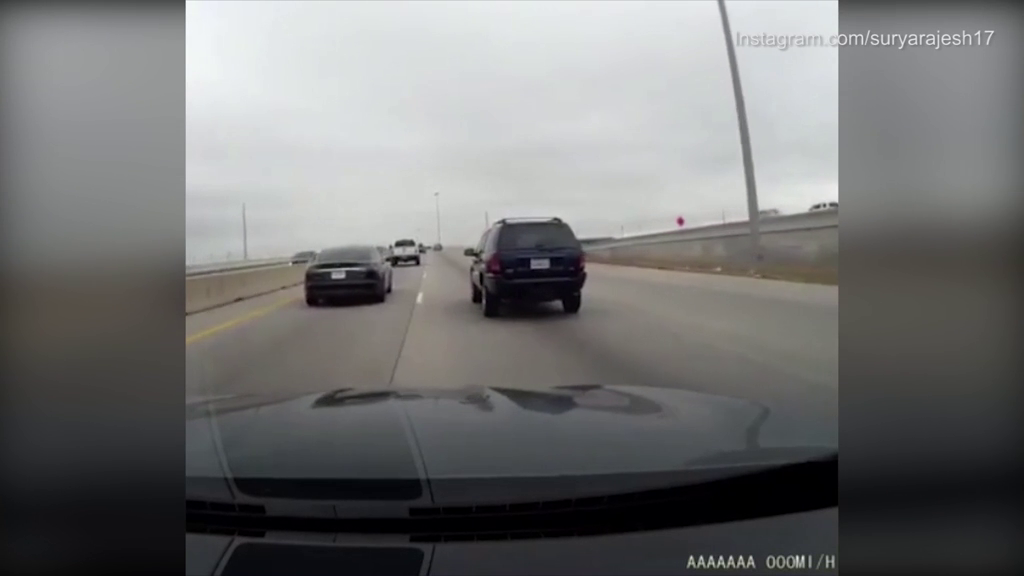
#> input picture frame 72 of cra.mp4, 1024 x 576 px, given in place of videoplayback.mp4, which was not available
$ python car_video_rec.py
#> lines starting #> are read from the running program, lines starting #| are printed output that depends on the picture; after the words box and inside, x2 and y2 are one past the last pixel; in counts of white or black regions, pixels touching at a corner belong together; pictures that were not available may be replaced by others from this repository, and a replacement may not be noted
import cv2

trained_car_data = cv2.CascadeClassifier('Car_detector.xml')
pedestrian_data = cv2.CascadeClassifier('Car_rec_haarcascade_full body.xml')
webcam = cv2.VideoCapture('videoplayback.mp4')
while True:
    (successful_frame_read, frame) = webcam.read()
#> frame is the input picture: shape (576, 1024, 3); mean B, G, R 115.1, 115.3, 115
    if successful_frame_read:
        grayscaled_img = cv2.cvtColor(frame, cv2.COLOR_BGR2GRAY)
    else:
        break
    #successful_frame_read, frame = webcam.read()
    car_Coordinates = trained_car_data.detectMultiScale(grayscaled_img)
#> car_Coordinates = [[612, 372, 59, 59], [268, 203, 147, 147]]
    print(car_Coordinates)
#| [[612 372  59  59]
#|  [268 203 147 147]]
    pedestrian_coordinates = pedestrian_data.detectMultiScale(grayscaled_img)
#> pedestrian_coordinates = ()
    print(pedestrian_coordinates)

    for (x, y, w, h) in car_Coordinates:
        cv2.rectangle(frame, (x, y), (x+w, y+h), (0, 255, 0), 2)
        cv2.rectangle(frame, (x, y), (x+w, y+h), (255, 0, 0), 1)
#> this loop made 2 passes
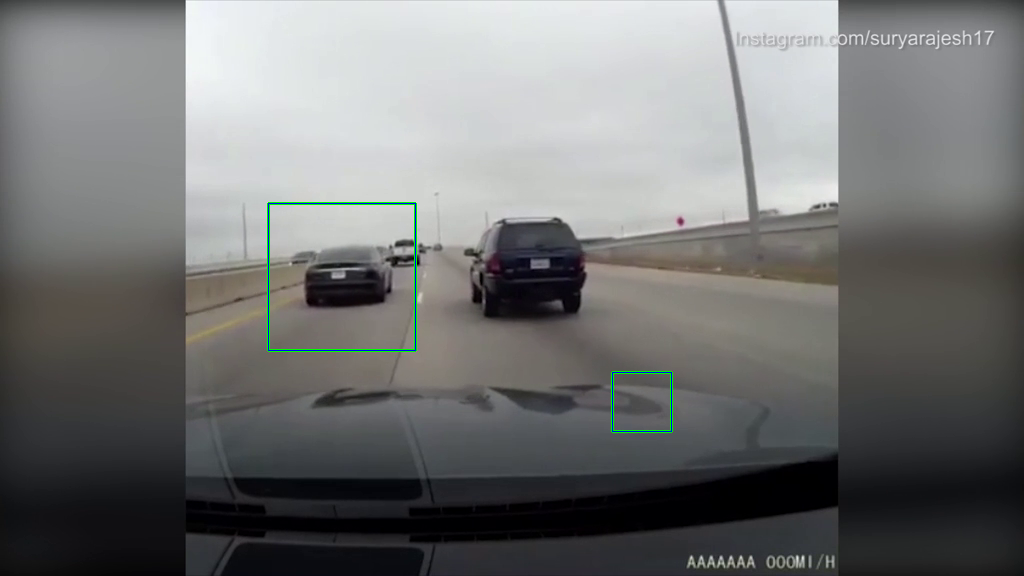
#> frame: shape (576, 1024, 3); 0.42% of pixels changed, all inside (x1, y1, x2, y2) = (267, 202, 673, 433)
    for (x, y, w, h) in pedestrian_coordinates:
        cv2.rectangle(frame, (x, y), (x+w, y+h), (255, 0, 0), 2)
#> this loop made 0 passes

    cv2.imshow('car and pedestrian detector', frame)
    key = cv2.waitKey(1)
#> (key Esc is pressed here)
    #stop the proccess
webcam.release()
print('complete')

$ run again, starting later in the video
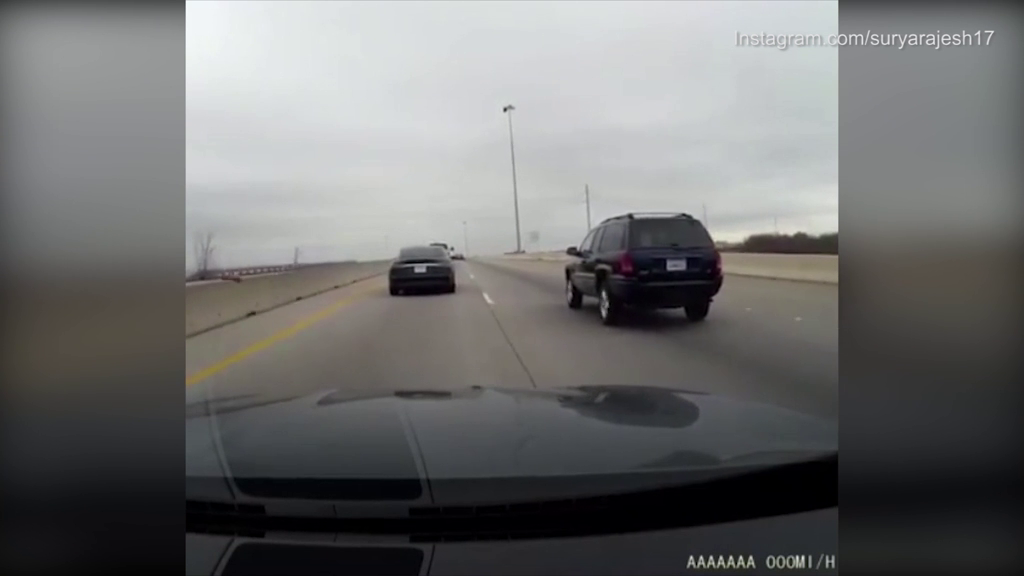
#> input picture frame 327 of cra.mp4, 1024 x 576 px, given in place of videoplayback.mp4, which was not available
#> frame is the input picture: shape (576, 1024, 3); mean B, G, R 110.7, 110.9, 110.6
#> car_Coordinates = [[355, 203, 129, 129]]
#| [[355 203 129 129]]
#> pedestrian_coordinates = ()
#> the loop `for (x, y, w, h) in car_Coordinates:` made 1 pass
#> after the loop `for (x, y, w, h) in car_Coordinates:`:
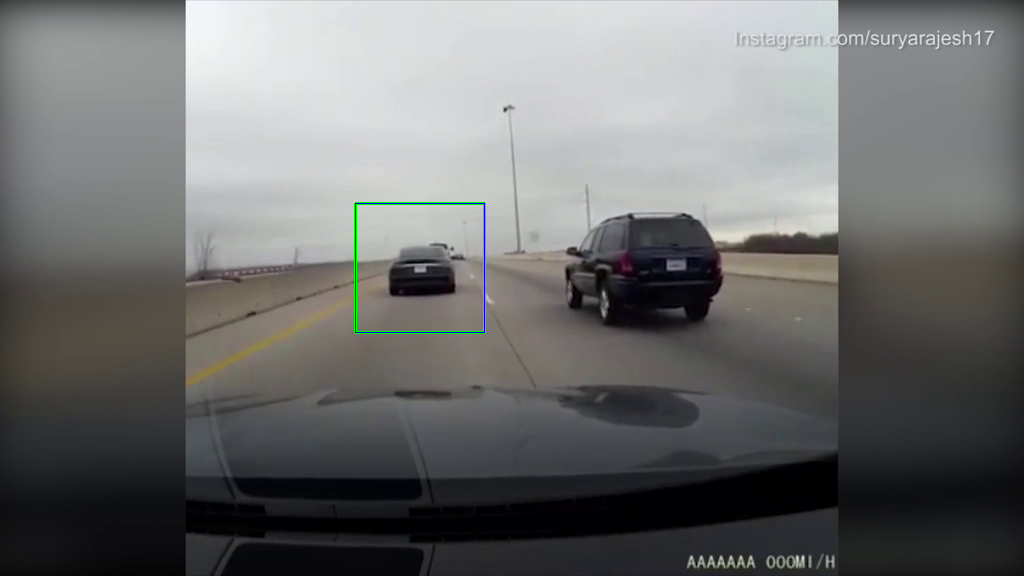
#> frame: shape (576, 1024, 3); 0.26% of pixels changed, all inside (x1, y1, x2, y2) = (354, 202, 486, 334)

$ run again, starting later in the video
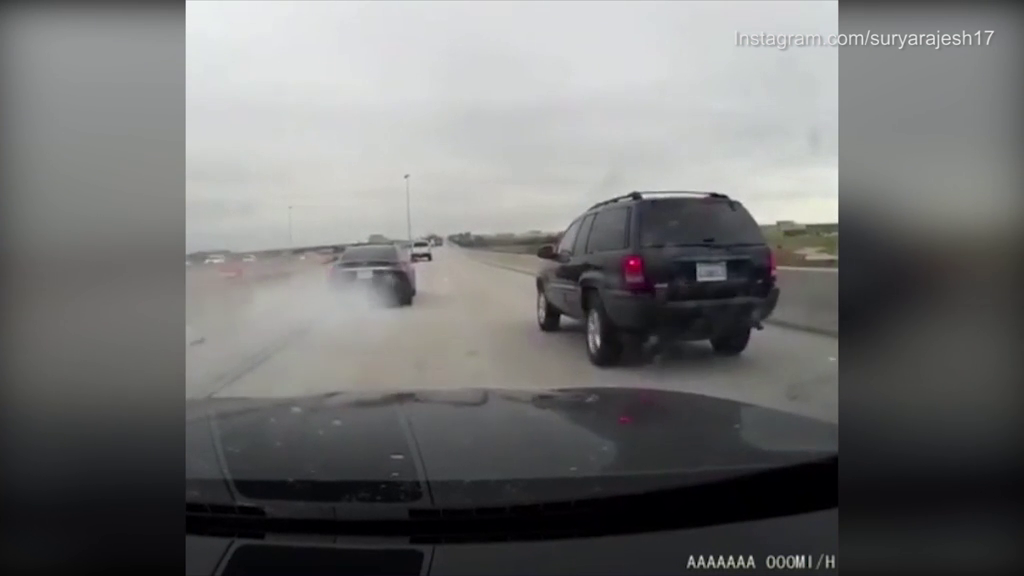
#> input picture frame 581 of cra.mp4, 1024 x 576 px, given in place of videoplayback.mp4, which was not available
#> frame is the input picture: shape (576, 1024, 3); mean B, G, R 112.6, 113, 112.9
#> car_Coordinates = [[545, 241, 49, 49]]
#| [[545 241  49  49]]
#> pedestrian_coordinates = ()
#> the loop `for (x, y, w, h) in car_Coordinates:` made 1 pass
#> after the loop `for (x, y, w, h) in car_Coordinates:`:
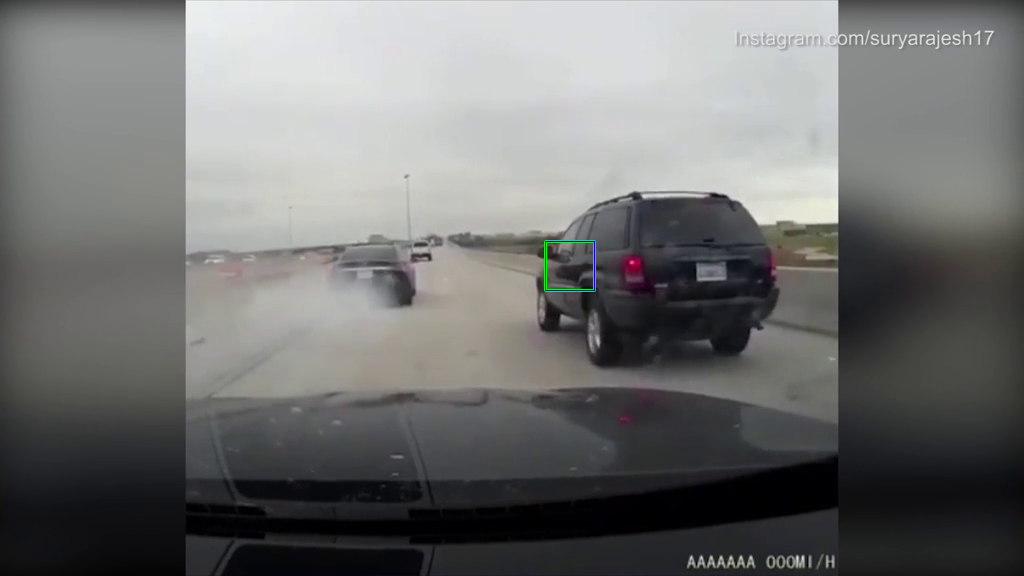
#> frame: shape (576, 1024, 3); 0.1% of pixels changed, all inside (x1, y1, x2, y2) = (544, 240, 596, 292)
